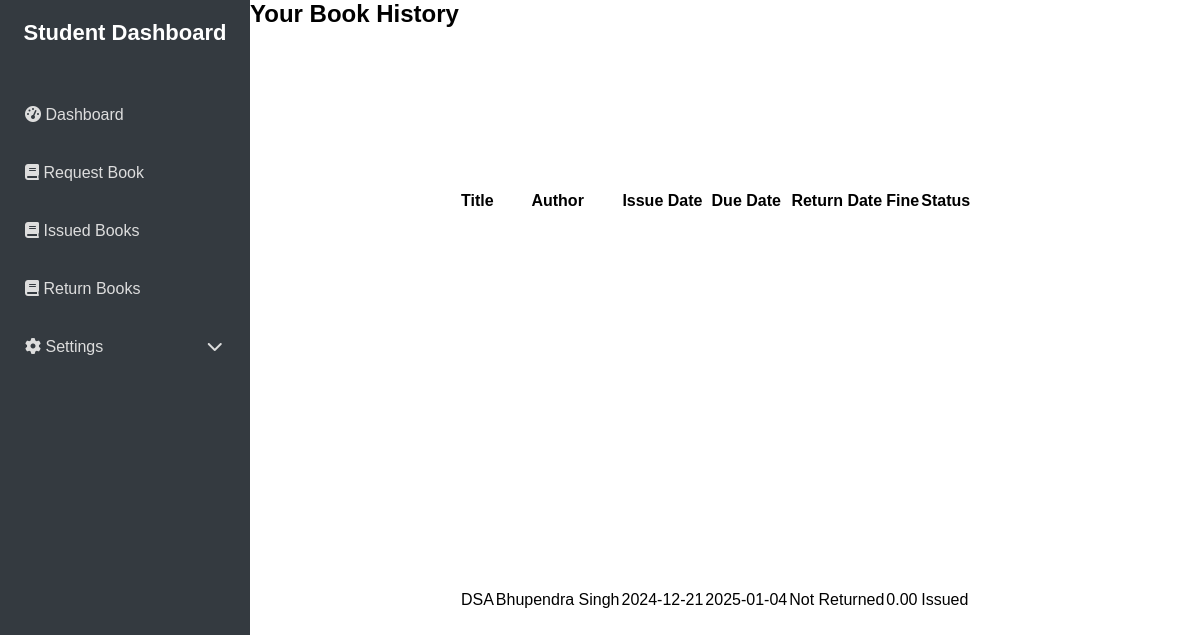
Before: /student/issuedbooks.php (signed in) with the older database file.
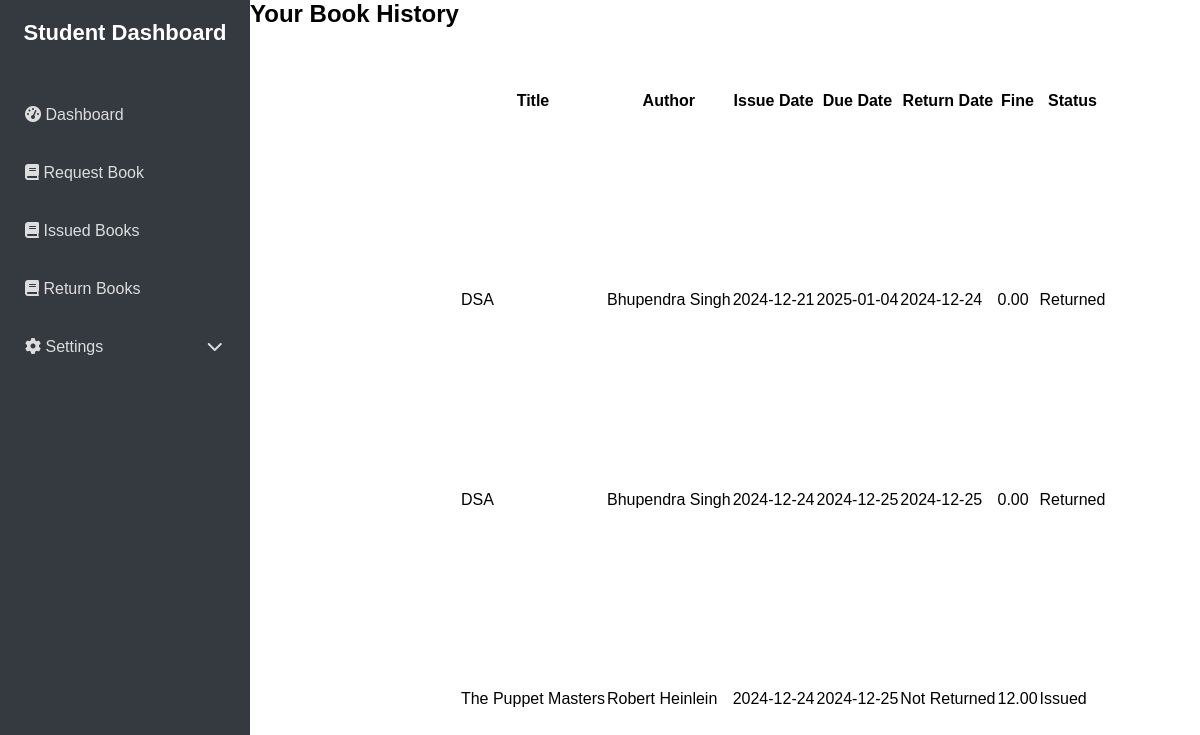
After: the same page with the newer database file.
### tables this page shows
CREATE TABLE `transaction` (
  `T_id` int(11) NOT NULL,
  `S_email` varchar(255) NOT NULL,
  `B_id` int(11) NOT NULL,
  `Issue_date` date DEFAULT NULL,
  `Due_date` date DEFAULT NULL,
  `Return_date` date DEFAULT NULL,
  `Fine` decimal(10,2) DEFAULT 0.00,
  `Status` enum('Requested','Issued','Rejected','Returned') DEFAULT 'Requested'
);

CREATE TABLE `books` (
  `B_id` int(11) NOT NULL,
  `Title` varchar(255) NOT NULL,
  `Author` varchar(255) NOT NULL,
  `ISBN` varchar(20) DEFAULT NULL,
  `Category` varchar(255) DEFAULT NULL,
  `Status` enum('Available','Reserved','Issued') DEFAULT 'Available',
  `Quantity` int(11) NOT NULL
);

### student/issuedbooks.php (the view, shortened to what this page needs)
<?php
require '../includes/config.php';
$student_email = $_SESSION['email'];
$sql = "SELECT b.Title, b.Author, t.Issue_date, t.Due_date, t.Return_date, t.Fine, t.Status
        FROM transaction t
        JOIN books b ON t.B_id = b.B_id
        WHERE t.S_email = ?";
$stmt = $conn->prepare($sql);
$stmt->bind_param("s", $student_email);
$stmt->execute();
$result = $stmt->get_result();
?>
<!DOCTYPE html>
<html lang="en">
<head>
    <link rel="stylesheet" href="https://cdnjs.cloudflare.com/ajax/libs/font-awesome/6.0.0/css/all.min.css">
    <link rel="stylesheet" href="../librarian/style.css">
    <link rel="stylesheet" href="../assets/css/style.css">
</head>
<body>
<aside class="sidebar">
        <h1>Student Dashboard</h1>
        <nav>
            <ul>
                <li><a href="dashboard.php"><i class="fas fa-tachometer-alt"></i> Dashboard</a></li>
                <li><a href="requestbook.php"><i class="fa-solid fa-book"></i> Request Book</a></li>
                <li><a href="issuedbooks.php"><i class="fa-solid fa-book"></i> Issued Books</a></li>
                <li><a href="returnbooks.php"><i class="fa-solid fa-book"></i> Return Books</a></li>
                <li class="dropdown">
                    <a href="#" onclick="toggleDropdown()" class="dropdown-toggle"><i class="fas fa-cog"></i> Settings <i class="fa fa-chevron-down" style=" margin-left: 100px;"></i></a>
                </li>
            </ul>
        </nav>
    </aside>
<div class="container">
    <h2>Your Book History</h2>
    <?php
    if ($result->num_rows > 0) {
        echo "<table>
                <tr>
                    <th>Title</th>
                    <th>Author</th>
                    <th>Issue Date</th>
                    <th>Due Date</th>
                    <th>Return Date</th>
                    <th>Fine</th>
                    <th>Status</th>
                </tr>";
        while ($row = $result->fetch_assoc()) {
            echo "<tr>
                    <td>" . htmlspecialchars($row['Title']) . "</td>
                    <td>" . htmlspecialchars($row['Author']) . "</td>
                    <td>" . htmlspecialchars($row['Issue_date']) . "</td>
                    <td>" . htmlspecialchars($row['Due_date']) . "</td>
                    <td>" . htmlspecialchars($row['Return_date'] === '0000-00-00' ? 'Not Returned' : $row['Return_date']) . "</td>
                    <td>" . htmlspecialchars($row['Fine']) . "</td>
                    <td>" . htmlspecialchars($row['Status']) . "</td>
                  </tr>";
        }
        echo "</table>";
    } else {
        echo "<p class='no-history'>No books issued yet.</p>";
    }
    ?>
</div>
</body>
</html>

### librarian/style.css (style rules this page uses)
* { margin: 0; padding: 0; box-sizing: border-box; font-family: Arial, sans-serif; }
body { display: flex; min-height: 100vh; background-color: white; }

### assets/css/style.css (style rules this page uses)
body, html { height: 100%; margin: 0; }
.container { display: flex; height: 100vh; }
.sidebar { width: 250px; background-color: #343a40; color: #fff; display: flex; flex-direction: column; padding: 20px 10px; overflow-y: auto; }
.sidebar h1 { font-size: 22px; margin-bottom: 30px; text-align: center; }
.sidebar nav ul { list-style: none; padding: 0; }
.sidebar nav ul li { margin: 20px 0; }
.sidebar nav ul li a { color: #ddd; text-decoration: none; display: block; padding: 10px 15px; border-radius: 5px; transition: background-color 0.3s ease, color 0.3s ease; }
.dropdown-toggle { cursor: pointer; display: inline-flex; align-items: center; }

Changed rows visible on the page:
changed transaction (number 1 of 3 on the later page): Return_date "Not Returned" → "2024-12-24"; Status "Issued" → "Returned"
added transaction: B.Title "DSA", B.Author "Bhupendra Singh", Issue_date "2024-12-24", Due_date "2024-12-25", Return_date "2024-12-25", Fine "0.00", Status "Returned"
added transaction: B.Title "The Puppet Masters", B.Author "Robert Heinlein", Issue_date "2024-12-24", Due_date "2024-12-25", Return_date "Not Returned", Fine "12.00", Status "Issued"
